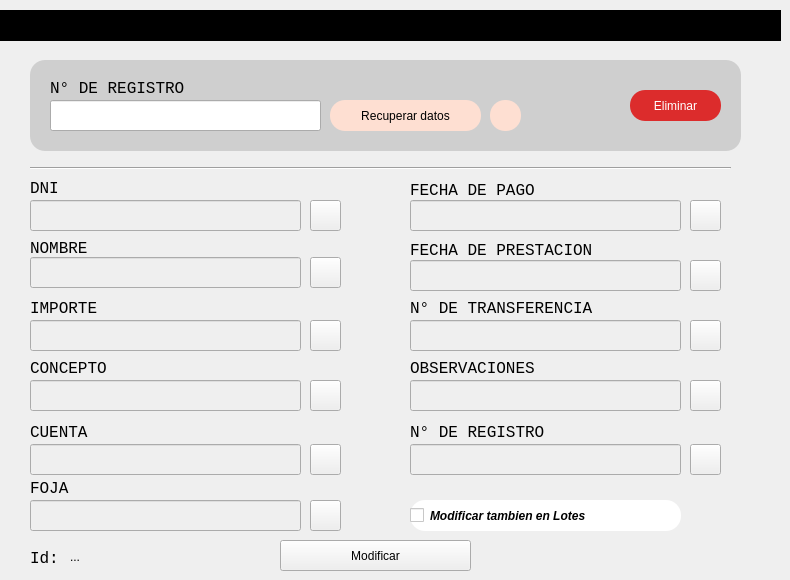
         <widget class="QWidget" name="p_modificar">
          <widget class="QLabel" name="label_27">
           <property name="geometry">
            <rect>
             <x>30</x>
             <y>180</y>
             <width>221</width>
             <height>17</height>
            </rect>
           </property>
           <property name="font">
            <font>
             <family>Liberation Mono</family>
             <pointsize>12</pointsize>
             <weight>50</weight>
             <italic>false</italic>
             <bold>false</bold>
            </font>
           </property>
           <property name="text">
            <string>DNI</string>
           </property>
          </widget>
          <widget class="QLineEdit" name="txt_modificar_dni">
           <property name="enabled">
            <bool>false</bool>
           </property>
           <property name="geometry">
            <rect>
             <x>30</x>
             <y>200</y>
             <width>271</width>
             <height>31</height>
            </rect>
           </property>
          </widget>
          <widget class="QLabel" name="label_28">
           <property name="geometry">
            <rect>
             <x>30</x>
             <y>240</y>
             <width>221</width>
             <height>17</height>
            </rect>
           </property>
           <property name="font">
            <font>
             <family>Liberation Mono</family>
             <pointsize>12</pointsize>
             <weight>50</weight>
             <italic>false</italic>
             <bold>false</bold>
            </font>
           </property>
           <property name="text">
            <string>NOMBRE</string>
           </property>
          </widget>
          <widget class="QLineEdit" name="txt_modificar_nombre">
           <property name="enabled">
            <bool>false</bool>
           </property>
           <property name="geometry">
            <rect>
             <x>30</x>
             <y>257</y>
             <width>271</width>
             <height>31</height>
            </rect>
           </property>
          </widget>
          <widget class="QLabel" name="label_29">
           <property name="geometry">
            <rect>
             <x>30</x>
             <y>300</y>
             <width>221</width>
             <height>17</height>
            </rect>
           </property>
           <property name="font">
            <font>
             <family>Liberation Mono</family>
             <pointsize>12</pointsize>
             <weight>50</weight>
             <italic>false</italic>
             <bold>false</bold>
            </font>
           </property>
           <property name="text">
            <string>IMPORTE</string>
           </property>
          </widget>
          <widget class="QLineEdit" name="txt_modificar_importe">
           <property name="enabled">
            <bool>false</bool>
           </property>
           <property name="geometry">
            <rect>
             <x>30</x>
             <y>320</y>
             <width>271</width>
             <height>31</height>
            </rect>
           </property>
          </widget>
          <widget class="QLabel" name="label_30">
           <property name="geometry">
            <rect>
             <x>30</x>
             <y>360</y>
             <width>221</width>
             <height>17</height>
            </rect>
           </property>
           <property name="font">
            <font>
             <family>Liberation Mono</family>
             <pointsize>12</pointsize>
             <weight>50</weight>
             <italic>false</italic>
             <bold>false</bold>
            </font>
           </property>
           <property name="text">
            <string>CONCEPTO</string>
           </property>
          </widget>
          <widget class="QLineEdit" name="txt_modificar_concepto">
           <property name="enabled">
            <bool>false</bool>
           </property>
           <property name="geometry">
            <rect>
             <x>30</x>
             <y>380</y>
             <width>271</width>
             <height>31</height>
            </rect>
           </property>
          </widget>
          <widget class="QLabel" name="label_31">
           <property name="geometry">
            <rect>
             <x>410</x>
             <y>182</y>
             <width>221</width>
             <height>17</height>
            </rect>
           </property>
           <property name="font">
            <font>
             <family>Liberation Mono</family>
             <pointsize>12</pointsize>
             <weight>50</weight>
             <italic>false</italic>
             <bold>false</bold>
            </font>
           </property>
           <property name="text">
            <string>FECHA DE PAGO</string>
           </property>
          </widget>
          <widget class="QLineEdit" name="txt_modificar_fechapago">
           <property name="enabled">
            <bool>false</bool>
           </property>
           <property name="geometry">
            <rect>
             <x>410</x>
             <y>200</y>
             <width>271</width>
             <height>31</height>
            </rect>
           </property>
          </widget>
          <widget class="QLineEdit" name="txt_modificar_fechaprestacion">
           <property name="enabled">
            <bool>false</bool>
           </property>
           <property name="geometry">
            <rect>
             <x>410</x>
             <y>260</y>
             <width>271</width>
             <height>31</height>
            </rect>
           </property>
          </widget>
          <widget class="QLabel" name="label_32">
           <property name="geometry">
            <rect>
             <x>410</x>
             <y>242</y>
             <width>221</width>
             <height>17</height>
            </rect>
           </property>
           <property name="font">
            <font>
             <family>Liberation Mono</family>
             <pointsize>12</pointsize>
             <weight>50</weight>
             <italic>false</italic>
             <bold>false</bold>
            </font>
           </property>
           <property name="text">
            <string>FECHA DE PRESTACION</string>
           </property>
          </widget>
          <widget class="QLabel" name="label_33">
           <property name="geometry">
            <rect>
             <x>410</x>
             <y>300</y>
             <width>221</width>
             <height>17</height>
            </rect>
           </property>
           <property name="font">
            <font>
             <family>Liberation Mono</family>
             <pointsize>12</pointsize>
             <weight>50</weight>
             <italic>false</italic>
             <bold>false</bold>
            </font>
           </property>
           <property name="text">
            <string>N° DE TRANSFERENCIA</string>
           </property>
          </widget>
          <widget class="QLineEdit" name="txt_modificar_transferencia">
           <property name="enabled">
            <bool>false</bool>
           </property>
           <property name="geometry">
            <rect>
             <x>410</x>
             <y>320</y>
             <width>271</width>
             <height>31</height>
            </rect>
           </property>
          </widget>
          <widget class="QLineEdit" name="txt_modificar_obs">
           <property name="enabled">
            <bool>false</bool>
           </property>
           <property name="geometry">
            <rect>
             <x>410</x>
             <y>380</y>
             <width>271</width>
             <height>31</height>
            </rect>
           </property>
          </widget>
          <widget class="QLabel" name="label_34">
           <property name="geometry">
            <rect>
             <x>410</x>
             <y>360</y>
             <width>221</width>
             <height>17</height>
            </rect>
           </property>
           <property name="font">
            <font>
             <family>Liberation Mono</family>
             <pointsize>12</pointsize>
             <weight>50</weight>
             <italic>false</italic>
             <bold>false</bold>
            </font>
           </property>
           <property name="text">
            <string>OBSERVACIONES</string>
           </property>
          </widget>
          <widget class="Line" name="line_2">
           <property name="geometry">
            <rect>
             <x>30</x>
             <y>160</y>
             <width>701</width>
             <height>16</height>
            </rect>
           </property>
           <property name="orientation">
            <enum>Qt::Horizontal</enum>
           </property>
          </widget>
          <widget class="QPushButton" name="btn_liberadni">
           <property name="geometry">
            <rect>
             <x>310</x>
             <y>200</y>
             <width>31</width>
             <height>31</height>
            </rect>
           </property>
           <property name="text">
            <string/>
           </property>
           <property name="icon">
            <iconset>
             <normaloff>icons/unlock.png</normaloff>icons/unlock.png</iconset>
           </property>
           <property name="iconSize">
            <size>
             <width>16</width>
             <height>32</height>
            </size>
           </property>
          </widget>
          <widget class="QPushButton" name="btn_liberanombre">
           <property name="geometry">
            <rect>
             <x>310</x>
             <y>257</y>
             <width>31</width>
             <height>31</height>
            </rect>
           </property>
           <property name="text">
            <string/>
           </property>
           <property name="icon">
            <iconset>
             <normaloff>icons/unlock.png</normaloff>icons/unlock.png</iconset>
           </property>
          </widget>
          <widget class="QPushButton" name="btn_liberaimporte">
           <property name="geometry">
            <rect>
             <x>310</x>
             <y>320</y>
             <width>31</width>
             <height>31</height>
            </rect>
           </property>
           <property name="text">
            <string/>
           </property>
           <property name="icon">
            <iconset>
             <normaloff>icons/unlock.png</normaloff>icons/unlock.png</iconset>
           </property>
          </widget>
          <widget class="QPushButton" name="btn_liberaconcepto">
           <property name="geometry">
            <rect>
             <x>310</x>
             <y>380</y>
             <width>31</width>
             <height>31</height>
            </rect>
           </property>
           <property name="text">
            <string/>
           </property>
           <property name="icon">
            <iconset>
             <normaloff>icons/unlock.png</normaloff>icons/unlock.png</iconset>
           </property>
          </widget>
          <widget class="QPushButton" name="btn_liberafechapago">
           <property name="geometry">
            <rect>
             <x>690</x>
             <y>200</y>
             <width>31</width>
             <height>31</height>
            </rect>
           </property>
           <property name="text">
            <string/>
           </property>
           <property name="icon">
            <iconset>
             <normaloff>icons/unlock.png</normaloff>icons/unlock.png</iconset>
           </property>
          </widget>
          <widget class="QPushButton" name="btn_liberafechaprestacion">
           <property name="geometry">
            <rect>
             <x>690</x>
             <y>260</y>
             <width>31</width>
             <height>31</height>
            </rect>
           </property>
           <property name="text">
            <string/>
           </property>
           <property name="icon">
            <iconset>
             <normaloff>icons/unlock.png</normaloff>icons/unlock.png</iconset>
           </property>
          </widget>
          <widget class="QPushButton" name="btn_liberanumtransferencia">
           <property name="geometry">
            <rect>
             <x>690</x>
             <y>320</y>
             <width>31</width>
             <height>31</height>
            </rect>
           </property>
           <property name="text">
            <string/>
           </property>
           <property name="icon">
            <iconset>
             <normaloff>icons/unlock.png</normaloff>icons/unlock.png</iconset>
           </property>
          </widget>
          <widget class="QPushButton" name="btn_liberaobs">
           <property name="geometry">
            <rect>
             <x>690</x>
             <y>380</y>
             <width>31</width>
             <height>31</height>
            </rect>
           </property>
           <property name="text">
            <string/>
           </property>
           <property name="icon">
            <iconset>
             <normaloff>icons/unlock.png</normaloff>icons/unlock.png</iconset>
           </property>
          </widget>
          <widget class="QPushButton" name="btn_modificar">
           <property name="geometry">
            <rect>
             <x>280</x>
             <y>540</y>
             <width>191</width>
             <height>31</height>
            </rect>
           </property>
           <property name="styleSheet">
            <string notr="true"/>
           </property>
           <property name="text">
            <string>Modificar</string>
           </property>
          </widget>
          <widget class="QFrame" name="frame_13">
           <property name="geometry">
            <rect>
             <x>30</x>
             <y>60</y>
             <width>711</width>
             <height>91</height>
            </rect>
           </property>
           <property name="styleSheet">
            <string notr="true">
QFrame{
border-radius:15px;
background-color:#cfcfcf;
}
QPushButton{
background:#fedfd2;
border-radius:15px;
border-color: white;
}
QPushButton:hover{
background:grey;
border-radius:15px;
border-color: white;
}</string>
           </property>
           <property name="frameShape">
            <enum>QFrame::StyledPanel</enum>
           </property>
           <property name="frameShadow">
            <enum>QFrame::Raised</enum>
           </property>
           <widget class="QPushButton" name="btn_liberaregistro">
            <property name="geometry">
             <rect>
              <x>460</x>
              <y>40</y>
              <width>31</width>
              <height>31</height>
             </rect>
            </property>
            <property name="text">
             <string/>
            </property>
            <property name="icon">
             <iconset>
              <normaloff>icons/unlock.png</normaloff>icons/unlock.png</iconset>
            </property>
           </widget>
           <widget class="QLineEdit" name="txt_modificar_registro">
            <property name="geometry">
             <rect>
              <x>20</x>
              <y>40</y>
              <width>271</width>
              <height>31</height>
             </rect>
            </property>
           </widget>
           <widget class="QPushButton" name="btn_recuperar">
            <property name="geometry">
             <rect>
              <x>300</x>
              <y>40</y>
              <width>151</width>
              <height>31</height>
             </rect>
            </property>
            <property name="text">
             <string>Recuperar datos</string>
            </property>
            <property name="shortcut">
             <string>Return</string>
            </property>
           </widget>
           <widget class="QLabel" name="label_25">
            <property name="geometry">
             <rect>
              <x>20</x>
              <y>20</y>
              <width>221</width>
              <height>17</height>
             </rect>
            </property>
            <property name="font">
             <font>
              <family>Liberation Mono</family>
              <pointsize>12</pointsize>
              <weight>50</weight>
              <italic>false</italic>
              <bold>false</bold>
             </font>
            </property>
            <property name="styleSheet">
             <string notr="true">color:rgb(0, 0, 0)</string>
            </property>
            <property name="text">
             <string>N° DE REGISTRO</string>
            </property>
           </widget>
           <widget class="QPushButton" name="btn_eliminar_registros">
            <property name="geometry">
             <rect>
              <x>600</x>
              <y>30</y>
              <width>91</width>
              <height>31</height>
             </rect>
            </property>
            <property name="styleSheet">
             <string notr="true">background-color:#dc2c2c;
color:white;

</string>
            </property>
            <property name="text">
             <string>Eliminar</string>
            </property>
           </widget>
          </widget>
          <widget class="QFrame" name="frame_29">
           <property name="geometry">
            <rect>
             <x>0</x>
             <y>10</y>
             <width>781</width>
             <height>31</height>
            </rect>
           </property>
           <property name="styleSheet">
            <string notr="true">background-color:rgb(0, 0, 0)</string>
           </property>
           <property name="frameShape">
            <enum>QFrame::StyledPanel</enum>
           </property>
           <property name="frameShadow">
            <enum>QFrame::Raised</enum>
           </property>
           <widget class="QLabel" name="label_21">
            <property name="geometry">
             <rect>
              <x>10</x>
              <y>7</y>
              <width>191</width>
              <height>17</height>
             </rect>
            </property>
            <property name="font">
             <font>
              <weight>75</weight>
              <bold>true</bold>
             </font>
            </property>
            <property name="text">
             <string>MODIFICAR REGISTROS</string>
            </property>
           </widget>
          </widget>
          <widget class="QPushButton" name="btn_liberacuenta">
           <property name="geometry">
            <rect>
             <x>310</x>
             <y>444</y>
             <width>31</width>
             <height>31</height>
            </rect>
           </property>
           <property name="text">
            <string/>
           </property>
           <property name="icon">
            <iconset>
             <normaloff>icons/unlock.png</normaloff>icons/unlock.png</iconset>
           </property>
          </widget>
          <widget class="QLineEdit" name="txt_modificar_cuenta">
           <property name="enabled">
            <bool>false</bool>
           </property>
           <property name="geometry">
            <rect>
             <x>30</x>
             <y>444</y>
             <width>271</width>
             <height>31</height>
            </rect>
           </property>
          </widget>
          <widget class="QLabel" name="label_47">
           <property name="geometry">
            <rect>
             <x>30</x>
             <y>424</y>
             <width>221</width>
             <height>17</height>
            </rect>
           </property>
           <property name="font">
            <font>
             <family>Liberation Mono</family>
             <pointsize>12</pointsize>
             <weight>50</weight>
             <italic>false</italic>
             <bold>false</bold>
            </font>
           </property>
           <property name="text">
            <string>CUENTA</string>
           </property>
          </widget>
          <widget class="QPushButton" name="btn_liberanuevoreg">
           <property name="geometry">
            <rect>
             <x>690</x>
             <y>444</y>
             <width>31</width>
             <height>31</height>
            </rect>
           </property>
           <property name="text">
            <string/>
           </property>
           <property name="icon">
            <iconset>
             <normaloff>icons/unlock.png</normaloff>icons/unlock.png</iconset>
           </property>
          </widget>
          <widget class="QLineEdit" name="txt_modificar_nuevoreg">
           <property name="enabled">
            <bool>false</bool>
           </property>
           <property name="geometry">
            <rect>
             <x>410</x>
             <y>444</y>
             <width>271</width>
             <height>31</height>
            </rect>
           </property>
          </widget>
          <widget class="QLabel" name="label_193">
           <property name="geometry">
            <rect>
             <x>410</x>
             <y>424</y>
             <width>221</width>
             <height>17</height>
            </rect>
           </property>
           <property name="font">
            <font>
             <family>Liberation Mono</family>
             <pointsize>12</pointsize>
             <weight>50</weight>
             <italic>false</italic>
             <bold>false</bold>
            </font>
           </property>
           <property name="text">
            <string>N° DE REGISTRO</string>
           </property>
          </widget>
          <widget class="QLabel" name="signal_indice">
           <property name="geometry">
            <rect>
             <x>70</x>
             <y>548</y>
             <width>68</width>
             <height>17</height>
            </rect>
           </property>
           <property name="text">
            <string>...</string>
           </property>
          </widget>
          <widget class="QCheckBox" name="cbx_modificaenlote">
           <property name="geometry">
            <rect>
             <x>410</x>
             <y>500</y>
             <width>271</width>
             <height>31</height>
            </rect>
           </property>
           <property name="font">
            <font>
             <pointsize>9</pointsize>
             <weight>75</weight>
             <italic>true</italic>
             <bold>true</bold>
            </font>
           </property>
           <property name="styleSheet">
            <string notr="true">
background:white;
border-radius:15px;
</string>
           </property>
           <property name="text">
            <string>Modificar tambien en Lotes</string>
           </property>
          </widget>
          <widget class="QLabel" name="label_66">
           <property name="geometry">
            <rect>
             <x>30</x>
             <y>480</y>
             <width>221</width>
             <height>17</height>
            </rect>
           </property>
           <property name="font">
            <font>
             <family>Liberation Mono</family>
             <pointsize>12</pointsize>
             <weight>50</weight>
             <italic>false</italic>
             <bold>false</bold>
            </font>
           </property>
           <property name="text">
            <string>FOJA</string>
           </property>
          </widget>
          <widget class="QLineEdit" name="txt_modificar_foja">
           <property name="enabled">
            <bool>false</bool>
           </property>
           <property name="geometry">
            <rect>
             <x>30</x>
             <y>500</y>
             <width>271</width>
             <height>31</height>
            </rect>
           </property>
          </widget>
          <widget class="QPushButton" name="btn_liberafoja">
           <property name="geometry">
            <rect>
             <x>310</x>
             <y>500</y>
             <width>31</width>
             <height>31</height>
            </rect>
           </property>
           <property name="text">
            <string/>
           </property>
           <property name="icon">
            <iconset>
             <normaloff>icons/unlock.png</normaloff>icons/unlock.png</iconset>
           </property>
          </widget>
          <widget class="QLabel" name="label_84">
           <property name="geometry">
            <rect>
             <x>30</x>
             <y>550</y>
             <width>41</width>
             <height>17</height>
            </rect>
           </property>
           <property name="font">
            <font>
             <family>Liberation Mono</family>
             <pointsize>12</pointsize>
             <weight>50</weight>
             <italic>false</italic>
             <bold>false</bold>
            </font>
           </property>
           <property name="text">
            <string>Id:</string>
           </property>
          </widget>
         </widget>
